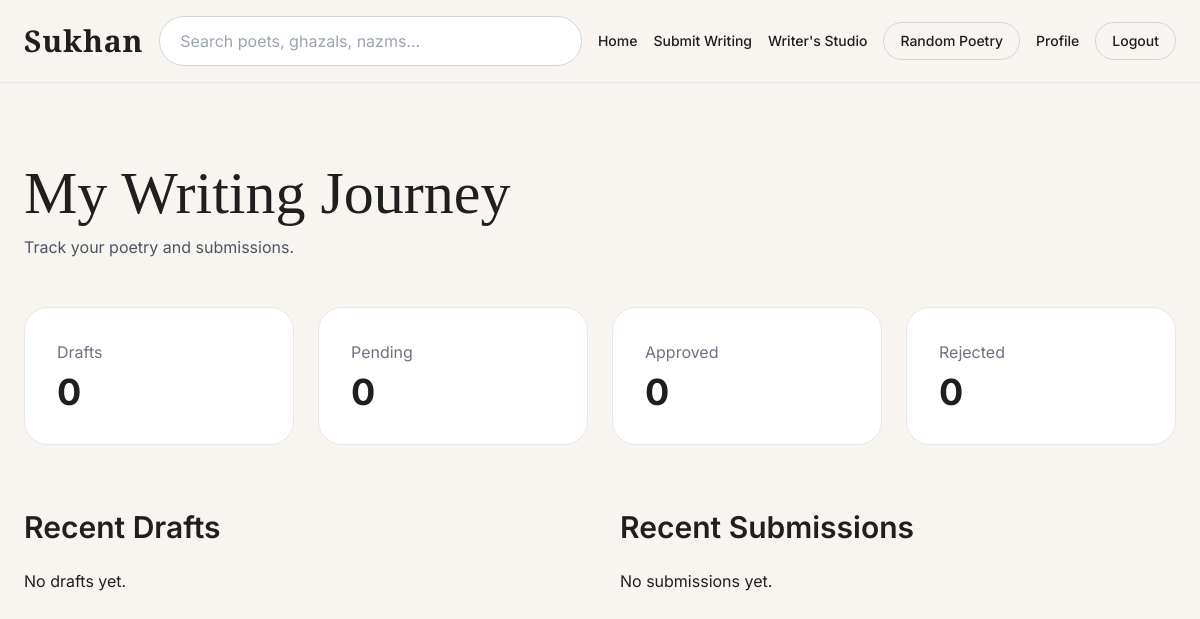
Before: /studio/dashboard/ (signed in) with the older database file.
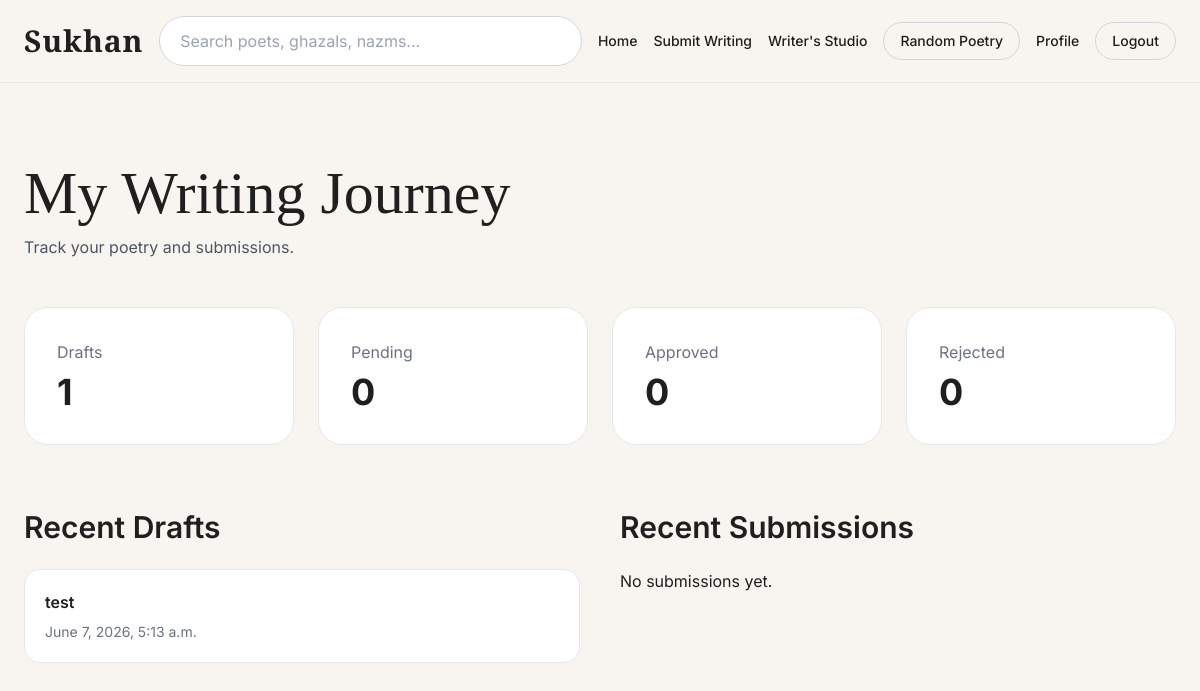
After: the same page with the newer database file.
### studio/models.py (models this page shows, shortened)
class Draft(models.Model):
    WRITING_TYPES = [
        ('sher', 'Sher'),
        ('ghazal', 'Ghazal'),
        ('nazm', 'Nazm'),
        ('shayari', 'Shayari'),
        ('quote', 'Quote'),
    ]
    LANGUAGE_CHOICES = [
        ('urdu', 'Urdu'),
        ('hindi', 'Hindi'),
        ('english', 'English'),
    ]
    user = models.ForeignKey(
        User,
        on_delete=models.CASCADE,
        related_name='drafts'
    )
    title = models.CharField(
        max_length=255
    )
    content = models.TextField()
    writing_type = models.CharField(
        max_length=20,
        choices=WRITING_TYPES,
        default='sher'
    )
    language = models.CharField(
        max_length=20,
        choices=LANGUAGE_CHOICES,
        default='urdu'
    )
    created_at = models.DateTimeField(
        auto_now_add=True
    )
    updated_at = models.DateTimeField(
        auto_now=True
    )

### studio/views.py (the view)
@login_required
def writing_dashboard(request):
    drafts_count = Draft.objects.filter(
        user=request.user
    ).count()
    pending_count = Submission.objects.filter(
        submitted_by=request.user.username,
        status='pending'
    ).count()
    approved_count = Submission.objects.filter(
        submitted_by=request.user.username,
        status='approved'
    ).count()
    rejected_count = Submission.objects.filter(
        submitted_by=request.user.username,
        status='rejected'
    ).count()
    recent_drafts = Draft.objects.filter(
        user=request.user
    ).order_by('-updated_at')[:5]
    recent_submissions = Submission.objects.filter(
        submitted_by=request.user.username
    ).order_by('-created_at')[:5]
    return render(
        request,
        'studio/dashboard.html',
        {
            'drafts_count': drafts_count,
            'pending_count': pending_count,
            'approved_count': approved_count,
            'rejected_count': rejected_count,
            'recent_drafts': recent_drafts,
            'recent_submissions': recent_submissions,
        }
    )

### studio/templates/studio/dashboard.html
{% extends 'base.html' %}
{% block content %}
<section class="py-20 px-6">
    <div class="max-w-6xl mx-auto">
        <div class="mb-12">
            <h1 class="poetry-font text-6xl">
                My Writing Journey
            </h1>
            <p class="text-gray-600 mt-3">
                Track your poetry and submissions.
            </p>
        </div>
        <div class="grid md:grid-cols-4 gap-6 mb-16">
            <div class="bg-white rounded-3xl p-8 border">
                <h3 class="text-gray-500">Drafts</h3>
                <p class="text-4xl font-bold mt-2">
                    {{ drafts_count }}
                </p>
            </div>
            <div class="bg-white rounded-3xl p-8 border">
                <h3 class="text-gray-500">Pending</h3>
                <p class="text-4xl font-bold mt-2">
                    {{ pending_count }}
                </p>
            </div>
            <div class="bg-white rounded-3xl p-8 border">
                <h3 class="text-gray-500">Approved</h3>
                <p class="text-4xl font-bold mt-2">
                    {{ approved_count }}
                </p>
            </div>
            <div class="bg-white rounded-3xl p-8 border">
                <h3 class="text-gray-500">Rejected</h3>
                <p class="text-4xl font-bold mt-2">
                    {{ rejected_count }}
                </p>
            </div>
        </div>
        <div class="grid lg:grid-cols-2 gap-10">
            <div>
                <h2 class="text-3xl font-semibold mb-6">
                    Recent Drafts
                </h2>
                {% for draft in recent_drafts %}
                    <div class="bg-white border rounded-2xl p-5 mb-4">
                        <h3 class="font-semibold">
                            {{ draft.title }}
                        </h3>
                        <p class="text-gray-500 text-sm mt-2">
                            {{ draft.updated_at }}
                        </p>
                    </div>
                {% empty %}
                    <p>No drafts yet.</p>
                {% endfor %}
            </div>
            <div>
                <h2 class="text-3xl font-semibold mb-6">
                    Recent Submissions
                </h2>
                {% for submission in recent_submissions %}
                    <div class="bg-white border rounded-2xl p-5 mb-4">
                        <h3 class="font-semibold">
                            {{ submission.title }}
                        </h3>
                        <p class="text-gray-500 text-sm mt-2">
                            Status: {{ submission.status }}
                        </p>
                    </div>
                {% empty %}
                    <p>No submissions yet.</p>
                {% endfor %}
            </div>
        </div>
    </div>
</section>
{% endblock %}

Changed rows visible on the page:
added Draft: title "test", updated_at "June 7, 2026, 5:13 a.m."
Other visible differences:
{{ drafts_count }}: "0" → "1"
text no longer shown: "No drafts yet."
